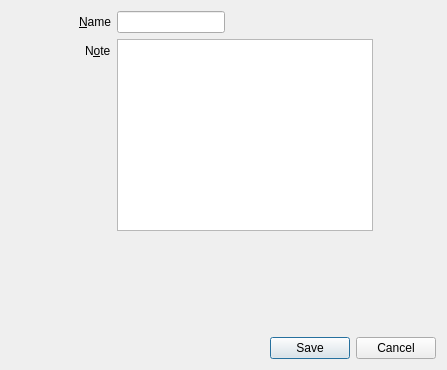
<?xml version="1.0" encoding="UTF-8"?>
<ui version="4.0">
 <class>WatchListDialog</class>
 <widget class="QDialog" name="WatchListDialog">
  <property name="geometry">
   <rect>
    <x>0</x>
    <y>0</y>
    <width>447</width>
    <height>370</height>
   </rect>
  </property>
  <property name="windowTitle">
   <string>Dialog</string>
  </property>
  <layout class="QVBoxLayout" name="verticalLayout">
   <item>
    <layout class="QFormLayout" name="formLayout_2">
     <property name="fieldGrowthPolicy">
      <enum>QFormLayout::FieldsStayAtSizeHint</enum>
     </property>
     <property name="labelAlignment">
      <set>Qt::AlignRight|Qt::AlignTrailing|Qt::AlignVCenter</set>
     </property>
     <property name="formAlignment">
      <set>Qt::AlignHCenter|Qt::AlignTop</set>
     </property>
     <item row="0" column="0">
      <widget class="QLabel" name="label">
       <property name="text">
        <string>&amp;Name</string>
       </property>
       <property name="buddy">
        <cstring>name_edit</cstring>
       </property>
      </widget>
     </item>
     <item row="0" column="1">
      <widget class="QLineEdit" name="name_edit"/>
     </item>
     <item row="1" column="0">
      <widget class="QLabel" name="label_2">
       <property name="text">
        <string>N&amp;ote</string>
       </property>
       <property name="buddy">
        <cstring>note_edit</cstring>
       </property>
      </widget>
     </item>
     <item row="1" column="1">
      <widget class="QPlainTextEdit" name="note_edit">
       <property name="sizePolicy">
        <sizepolicy hsizetype="Expanding" vsizetype="Preferred">
         <horstretch>0</horstretch>
         <verstretch>0</verstretch>
        </sizepolicy>
       </property>
      </widget>
     </item>
    </layout>
   </item>
   <item>
    <widget class="QDialogButtonBox" name="buttonBox">
     <property name="orientation">
      <enum>Qt::Horizontal</enum>
     </property>
     <property name="standardButtons">
      <set>QDialogButtonBox::Cancel|QDialogButtonBox::Save</set>
     </property>
    </widget>
   </item>
  </layout>
 </widget>
 <resources/>
 <connections>
  <connection>
   <sender>buttonBox</sender>
   <signal>rejected()</signal>
   <receiver>WatchListDialog</receiver>
   <slot>reject()</slot>
   <hints>
    <hint type="sourcelabel">
     <x>316</x>
     <y>260</y>
    </hint>
    <hint type="destinationlabel">
     <x>286</x>
     <y>274</y>
    </hint>
   </hints>
  </connection>
 </connections>
</ui>
